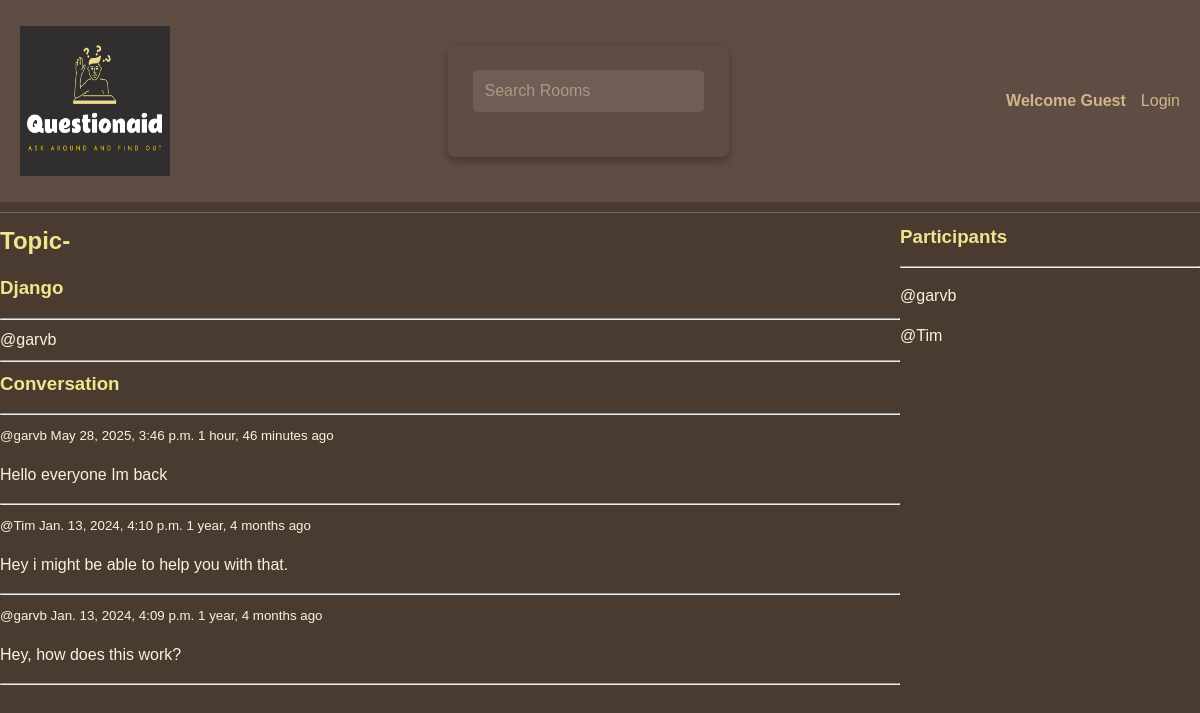
The page /room/1/ on the database its author committed.
### base/models.py (models this page shows, shortened)
class Topic(models.Model):
    host=models.ForeignKey(User, on_delete=models.SET_NULL,null=True)
    room= models.ForeignKey(Room, on_delete=models.SET_NULL, null=True)
    name=models.CharField(max_length=40)
    description=models.TextField(null=True, blank=True)
    participants=models.ManyToManyField(User,related_name='participants', blank=True)
    updated =models.DateTimeField(auto_now=True)
    created=models.DateTimeField(auto_now_add=True)
    class Meta:
        ordering = ['created','updated']

class Questions(models.Model):
    user = models.ForeignKey(User, on_delete=models.CASCADE)
    topic= models.ForeignKey(Topic, on_delete=models.CASCADE)#Set_NULL for single deletion
    body=models.TextField()
    updated =models.DateTimeField(auto_now=True)
    created=models.DateTimeField(auto_now_add=True)
    class Meta:
        ordering = ['created','updated']

### base/views.py (the view, shortened to what this page needs)
# urls.py: path('room/<str:pk>/',views.room,name="room"),
def room(request,pk):
    topic=Topic.objects.get(id=pk)
    questions=topic.questions_set.all().order_by("-created")
    participants=topic.participants.all()
    context={'topics':topic,"questions":questions,"participants":participants}
    return render(request, 'base/room.html',context)

### base/templates/base/room.html (shortened to what this page needs)
{% extends 'main.html'%}
{% block content %}
<div class="room-container">
    <div>
    <h2>Topic-</h2>
    <h3>{{topics.name}}</h3>
    <hr>
    <span>@{{topics.host.username}}</span>
    <hr>
    <div class="comment-wrapper">
        <h3>Conversation</h3>
        <hr>
        {% for question in questions %}
        <div>
            <small>@{{question.user}} {{question.created}} {{question.created|timesince}} ago</small>
            <p>{{question.body}}</p>
            <hr>
        </div>
        {% endfor %}
    </div>
</div>
<div>
    <h3>Participants</h3>
    <hr>
    {% for user in participants %}
    <div>
        <p>@{{user.username}}</p>
    </div>
    {%endfor%}
</div>
</div>
{% endblock content%}

### static/styles/main.css (style rules this page uses)
body { font-family: sans-serif; margin: 0; padding: 0; width: 100%; background-color: #4a3b31; color: #f5f5dc; line-height: 1.5; text-align: left; }
h1, h2, h3, h4 { color: #f0e68c; margin-top: 0; margin-bottom: 15px; }
.room-container { display: grid; grid-template-columns: 3fr 1fr; }

### rows shown on the page
Topic: name "Django", host.username "garvb"
Questions: user "garvb", created "May 28, 2025, 3:46 p.m.", created "1 hour, 46 minutes", body "Hello everyone Im back"
Questions: user "Tim", created "Jan. 13, 2024, 4:10 p.m.", created "1 year, 4 months", body "Hey i might be able to help you with that."
Questions: user "garvb", created "Jan. 13, 2024, 4:09 p.m.", created "1 year, 4 months", body "Hey, how does this work?"

### other values the page prints
{{ user.username }} "garvb"
{{ user.username }} "Tim"
